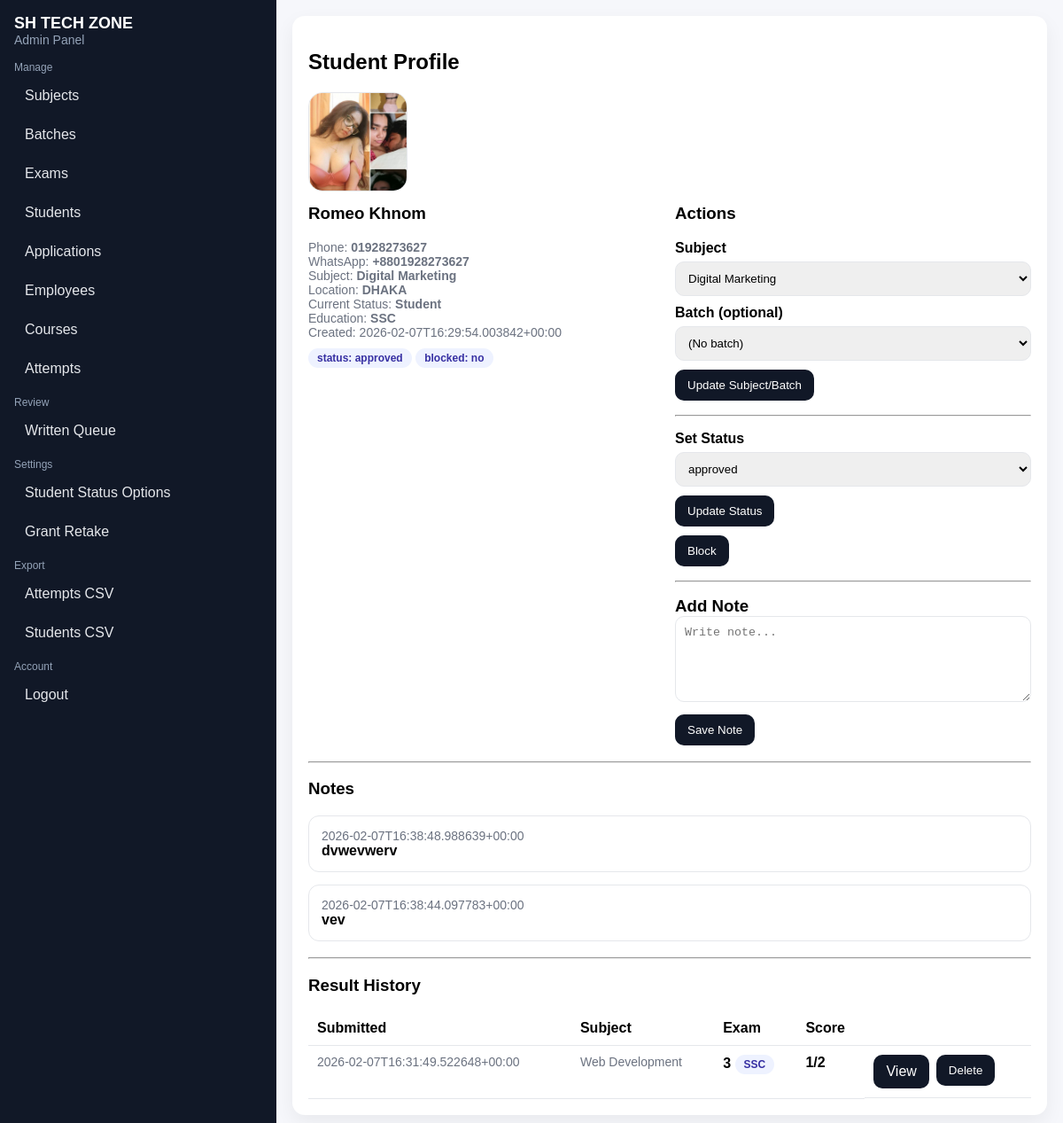
Screenshot of /admin/students/1 (signed in) with the database file from the repository.
### tables this page shows
CREATE TABLE users (
        id INTEGER PRIMARY KEY AUTOINCREMENT,
        name TEXT NOT NULL,
        student_code TEXT UNIQUE,
        phone TEXT UNIQUE NOT NULL,
        whatsapp TEXT NOT NULL,
        subject_id INTEGER,
        batch_id INTEGER,
        password_hash TEXT NOT NULL,
        created_at TEXT NOT NULL,
        is_blocked INTEGER NOT NULL DEFAULT 0,
        status TEXT NOT NULL DEFAULT 'registered',
        location TEXT NOT NULL DEFAULT '-',
        current_status TEXT NOT NULL DEFAULT '-',
        education_level TEXT NOT NULL DEFAULT '-',
        profile_image TEXT,
        FOREIGN KEY (subject_id) REFERENCES subjects(id),
        FOREIGN KEY (batch_id) REFERENCES batches(id)
    );

CREATE TABLE subjects (
        id INTEGER PRIMARY KEY AUTOINCREMENT,
        name TEXT UNIQUE NOT NULL,
        is_active INTEGER NOT NULL DEFAULT 1,
        image_path TEXT,
        description TEXT,
        created_at TEXT NOT NULL
    );

CREATE TABLE status_options (
        id INTEGER PRIMARY KEY AUTOINCREMENT,
        name TEXT UNIQUE NOT NULL,
        is_active INTEGER NOT NULL DEFAULT 1,
        created_at TEXT NOT NULL
    );

CREATE TABLE admin_notes (
        id INTEGER PRIMARY KEY AUTOINCREMENT,
        user_id INTEGER NOT NULL,
        note TEXT NOT NULL,
        created_at TEXT NOT NULL,
        created_by TEXT,
        FOREIGN KEY(user_id) REFERENCES users(id) ON DELETE CASCADE
    );

CREATE TABLE attempts (
        id INTEGER PRIMARY KEY AUTOINCREMENT,
        user_id INTEGER NOT NULL,
        exam_id INTEGER NOT NULL,
        started_at TEXT NOT NULL,
        submitted_at TEXT,
        score INTEGER,
        total INTEGER,
        pending_written INTEGER NOT NULL DEFAULT 0,
        allowed_extra_attempts INTEGER NOT NULL DEFAULT 0,
        FOREIGN KEY (user_id) REFERENCES users(id) ON DELETE CASCADE,
        FOREIGN KEY (exam_id) REFERENCES exams(id) ON DELETE CASCADE
    );

CREATE TABLE exams (
        id INTEGER PRIMARY KEY AUTOINCREMENT,
        subject_id INTEGER,
        batch_id INTEGER,
        title TEXT NOT NULL,
        label TEXT NOT NULL DEFAULT 'SSC',
        duration_minutes INTEGER NOT NULL DEFAULT 20,
        is_active INTEGER NOT NULL DEFAULT 1,
        visibility TEXT NOT NULL DEFAULT 'approved', -- 'registered' or 'approved'
        created_at TEXT NOT NULL,
        FOREIGN KEY (subject_id) REFERENCES subjects(id),
        FOREIGN KEY (batch_id) REFERENCES batches(id)
    );

### app.py (the view)
@app.route("/admin/students/<int:user_id>")
@admin_required
def admin_student_profile(user_id):
    conn = get_db()
    u = conn.execute(
        """SELECT u.*, s.name AS subject_name, b.name AS batch_name
           FROM users u
           LEFT JOIN subjects s ON s.id=u.subject_id
           LEFT JOIN batches b ON b.id=u.batch_id
           WHERE u.id=?""",
        (user_id,),
    ).fetchone()
    if not u:
        conn.close()
        abort(404)
    try:
        notes = conn.execute(
            "SELECT id, note, created_at, COALESCE(created_by, '') AS created_by FROM admin_notes WHERE user_id=? ORDER BY id DESC",
            (user_id,),
        ).fetchall()
    except Exception:
        notes = []
    attempts = conn.execute(
        """SELECT a.*, e.title AS exam_title, e.label, s.name AS subject_name
           FROM attempts a
           JOIN exams e ON e.id=a.exam_id
           LEFT JOIN subjects s ON s.id=e.subject_id
           WHERE a.user_id=? AND a.submitted_at IS NOT NULL
           ORDER BY a.submitted_at DESC""",
        (user_id,),
    ).fetchall()
    statuses = get_active_statuses(conn)
    subjects = conn.execute("SELECT * FROM subjects ORDER BY id DESC").fetchall()
    batches = conn.execute(
        """SELECT b.*, s.name AS subject_name
           FROM batches b LEFT JOIN subjects s ON s.id=b.subject_id
           ORDER BY b.id DESC"""
    ).fetchall()
    conn.close()
    return render_template(
        "admin/student_profile.html",
        site_name=SITE_NAME,
        u=u,
        notes=notes,
        attempts=attempts,
        statuses=statuses,
        subjects=subjects,
        batches=batches,
    )

### app.py (called while the page is built)
def get_db():
    conn = sqlite3.connect(DB_PATH)
    conn.row_factory = sqlite3.Row
    try:
        conn.execute("PRAGMA foreign_keys = ON")
    except Exception:
        pass
    return conn

def admin_required(fn):
    @wraps(fn)
    def wrapper(*args, **kwargs):
        if not session.get("admin"):
            return redirect(url_for("admin_login"))
        return fn(*args, **kwargs)
    return wrapper

def get_active_statuses(conn):
    return conn.execute(
        "SELECT name FROM status_options WHERE is_active=1 ORDER BY id ASC"
    ).fetchall()

### templates/admin/student_profile.html (shortened to what this page needs)
{% extends "admin/base.html" %}
{% block content %}
  <h2>Student Profile</h2>
  {% if u.profile_image %}
    <div style="margin:10px 0;">
      <img src="{{ url_for('static', filename='uploads/' + u.profile_image) }}" alt="profile" style="width:110px;height:110px;object-fit:cover;border-radius:16px;border:1px solid #e5e7eb;"/>
    </div>
  {% endif %}
  <div class="row">
    <div>
      <h3 style="margin-top:0;">{{ u.name }}</h3>
      <div class="muted">Phone: <b>{{ u.phone }}</b></div>
      <div class="muted">WhatsApp: <b>{{ u.whatsapp }}</b></div>
      <div class="muted">Subject: <b>{{ u.subject_name or '-' }}</b></div>
      <div class="muted">Location: <b>{{ u.location }}</b></div>
      <div class="muted">Current Status: <b>{{ u.current_status }}</b></div>
      <div class="muted">Education: <b>{{ u.education_level }}</b></div>
      <div class="muted">Created: {{ u.created_at }}</div>
      <div style="margin-top:10px;">
        <span class="pill">status: {{ u.status }}</span>
        <span class="pill">blocked: {{ "yes" if u.is_blocked else "no" }}</span>
      </div>
    </div>
    <div>
      <h3 style="margin-top:0;">Actions</h3>
      <form method="post" action="{{ url_for('admin_set_subject_batch', user_id=u.id) }}">
        <label>Subject</label>
        <select name="subject_id" required>
          {% for sub in subjects %}
            <option value="{{ sub.id }}" {% if u.subject_id==sub.id %}selected{% endif %}>{{ sub.name }}</option>
          {% endfor %}
        </select>
        <label>Batch (optional)</label>
        <select name="batch_id">
          <option value="">(No batch)</option>
        </select>
        <button class="btn btn2" type="submit" style="margin-top:10px;">Update Subject/Batch</button>
      </form>
      <hr style="margin:16px 0;"/>
      <form method="post" action="{{ url_for('admin_set_student_status', user_id=u.id) }}">
        <label>Set Status</label>
        <select name="status" required>
          {% for st in statuses %}
            <option value="{{ st.name }}" {% if u.status==st.name %}selected{% endif %}>{{ st.name }}</option>
          {% endfor %}
        </select>
        <button class="btn btn2" type="submit" style="margin-top:10px;">Update Status</button>
      </form>
      <form method="post" action="{{ url_for('admin_toggle_block', user_id=u.id) }}" style="margin-top:10px;">
        {% if u.is_blocked %}
          <button class="btn btn4" type="submit">Unblock</button>
        {% else %}
          <button class="btn btn3" type="submit">Block</button>
        {% endif %}
      </form>
      <hr style="margin:16px 0;"/>
      <h3 style="margin:0;">Add Note</h3>
      <form method="post" action="{{ url_for('admin_add_student_note', user_id=u.id) }}">
        <textarea name="note" rows="5" placeholder="Write note..."></textarea>
        <button class="btn btn2" type="submit" style="margin-top:10px;">Save Note</button>
      </form>
    </div>
  </div>
  <hr style="margin:18px 0;"/>
  <h3>Notes</h3>
  {% if notes %}
    {% for n in notes %}
      <div class="q">
        <div class="muted">{{ n.created_at }}</div>
        <div style="font-weight:900; white-space:pre-wrap;">{{ n.note }}</div>
      </div>
    {% endfor %}
  {% else %}
    <p class="muted">No notes yet.</p>
  {% endif %}
  <hr style="margin:18px 0;"/>
  <h3>Result History</h3>
  {% if attempts %}
    <table>
      <thead><tr><th>Submitted</th><th>Subject</th><th>Exam</th><th>Score</th><th></th></tr></thead>
      <tbody>
        {% for a in attempts %}
          <tr>
            <td class="muted">{{ a.submitted_at }}</td>
            <td class="muted">{{ a.subject_name or '-' }}</td>
            <td><b>{{ a.exam_title }}</b> <span class="pill">{{ a.label }}</span></td>
            <td>
              <b>{{ a.score }}/{{ a.total }}</b>
            </td>
            <td style="display:flex; gap:8px; flex-wrap:wrap;">
              <a class="btn btn2" href="{{ url_for('admin_attempt_detail', attempt_id=a.id) }}">View</a>
              <form method="post" action="{{ url_for('admin_delete_attempt', attempt_id=a.id) }}" onsubmit="return confirm('Delete attempt? Student can retake.');">
                <button class="btn btn3" type="submit">Delete</button>
              </form>
            </td>
          </tr>
        {% endfor %}
      </tbody>
    </table>
  {% else %}
    <p class="muted">No attempts yet.</p>
  {% endif %}
{% endblock %}

### templates/admin/base.html (shortened to what this page needs)
<!doctype html>
<html lang="bn">
<head>
</head>
<body>
  <div class="layout">
    <aside class="side">
      <div class="brand">
        <div>
          <div class="brandTitle">{{ site_name }}</div>
          <div class="muted" style="color:#94a3b8;">Admin Panel</div>
        </div>
      </div>
      <div class="nav">
        <div class="muted">Manage</div>
        <a href="{{ url_for('admin_subjects') }}">Subjects</a>
        <a href="{{ url_for('admin_batches') }}">Batches</a>
        <a href="{{ url_for('admin_exams') }}">Exams</a>
        <a href="{{ url_for('admin_students') }}">Students</a>
        <a href="{{ url_for('admin_applications') }}">Applications</a>
        <a href="{{ url_for('admin_employees') }}">Employees</a>
        <a href="{{ url_for('manage_courses') }}">Courses</a>
        <a href="{{ url_for('admin_attempts') }}">Attempts</a>
        <div class="muted" style="margin-top:12px;">Review</div>
        <a href="{{ url_for('admin_written_queue') }}">Written Queue</a>
        <div class="muted" style="margin-top:12px;">Settings</div>
        <a href="{{ url_for('admin_status_options') }}">Student Status Options</a>
        <a href="{{ url_for('admin_retake') }}">Grant Retake</a>
        <div class="muted" style="margin-top:12px;">Export</div>
        <a href="{{ url_for('export_attempts_csv') }}">Attempts CSV</a>
        <a href="{{ url_for('export_students_csv') }}">Students CSV</a>
        <div class="muted" style="margin-top:12px;">Account</div>
        <a href="{{ url_for('admin_logout') }}">Logout</a>
      </div>
    </aside>
    <main class="main">
      <div class="wrap">
        <div class="card">
          {% block content %}{% endblock %}
        </div>
      </div>
    </main>
  </div>
</body>
</html>

### templates/admin/base.html (style rules this page uses)
body { font-family: Arial, sans-serif; margin: 0; background: #f6f7fb; }
.layout { display:flex; min-height: 100vh; }
.side { width: 280px; background:#111827; color:#fff; padding: 16px; }
.brand { display:flex; align-items:center; gap:10px; margin-bottom: 16px; }
.brandTitle { font-size: 18px; font-weight: 900; }
.nav a { display:block; padding: 10px 12px; border-radius: 10px; color:#e5e7eb; text-decoration:none; margin-bottom:6px; }
.nav .muted { color:#94a3b8; font-size: 12px; margin: 10px 0 6px; }
.main { flex:1; padding: 18px; }
.wrap { max-width: 1200px; margin: 0 auto; }
.card { background: white; border-radius: 14px; padding: 18px; box-shadow: 0 8px 22px rgba(0,0,0,.06); }
.muted { color:#6b7280; font-size: 14px; }
a.btn, button.btn { display:inline-block; padding: 10px 14px; border-radius: 10px; border: 0; text-decoration:none; background:#111827; color:#fff; cursor:pointer; }
.btn2 { background:#2563eb; }
.btn3 { background:#dc2626; }
table { width:100%; border-collapse: collapse; }
th, td { text-align:left; padding:10px; border-bottom: 1px solid #e5e7eb; vertical-align: top; }
textarea, input, select { width:100%; padding:10px; border-radius:10px; border:1px solid #e5e7eb; box-sizing: border-box; }
label { font-weight: 700; display:block; margin: 10px 0 6px; }
.pill { display:inline-block; padding: 4px 10px; border-radius: 999px; background:#eef2ff; color:#3730a3; font-weight:700; font-size:12px; }
.row { display:grid; grid-template-columns: 1fr 1fr; gap: 12px; }
.q { margin: 14px 0; padding: 14px; border: 1px solid #e5e7eb; border-radius: 12px; background:#fff; }

### rows the page displays
users: profile_image (picture), name "Romeo Khnom", phone "01928273627", whatsapp "+8801928273627", location "DHAKA", current_status "Student", education_level "SSC", created_at "2026-02-07T16:29:54.003842+00:00", status "approved", is_blocked "no", subject_id "Digital Marketing"
subjects: name "Digital Marketing"
admin_notes: created_at "2026-02-07T16:38:48.988639+00:00", note "dvwevwerv"
admin_notes: created_at "2026-02-07T16:38:44.097783+00:00", note "vev"
attempts: submitted_at "2026-02-07T16:31:49.522648+00:00", name "Web Development", exam_title "3", label "SSC", score "1", total "2"

### other values shown
{{ site_name }} "SH TECH ZONE"
